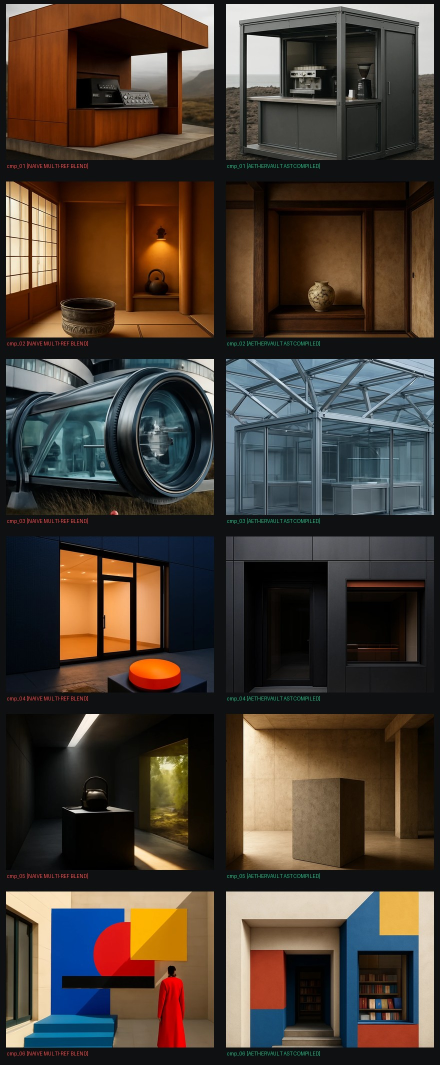
#> input picture data/ast_comparisons/comparison_sheet_6x2.jpg, 880 x 2130 px (shown at 1/2 size)
$ python -i visual_features_v2.py   (imports and definitions only)
#> lines starting #> are read from the running program, lines starting #| are printed output that depends on the picture; after the words box and inside, x2 and y2 are one past the last pixel; in counts of white or black regions, pixels touching at a corner belong together
"""Deterministic Pixel Visual Feature Extractor v2.1 (OKLab Color + 4x4 CV Composition).

Extracts fast, zero-LLM, human-verifiable visual descriptors for all 1,500 personal atlas
images and caches them into `data/pinterest_500/visual_features_1500.npz`:
- OKLab color descriptors: L_median, L_span (P90-P10), C_p90, high_chroma_ratio (C>0.10),
  a_mean, b_mean, chromatic circular hue vector (cos_h, sin_h, chromatic_ratio for C>0.04).
- 4x4 spatial composition descriptors: 16-dim normalized luminance grid, 16-dim Sobel edge
  density grid, global edge_density, 8-bin gradient orientation_entropy, negative_space_ratio,
  and log(aspect_ratio).
- 5-dim micro execution vector `z_raw`: [color_richness, color_warmth, luma_span,
  negative_space, texture_edge_complexity] used by the 7-parameter Hierarchical Bradley-Terry head.
"""

from __future__ import annotations

import json
import math
import time
from concurrent.futures import ThreadPoolExecutor
from pathlib import Path
from typing import Any

import numpy as np
from PIL import Image

REPO_ROOT = Path(__file__).resolve().parent.parent
DATA_DIR = REPO_ROOT / "data" / "pinterest_500"
WEB_PUBLIC_DIR = REPO_ROOT / "web" / "public"
WEB_PERSONAL_JSON = WEB_PUBLIC_DIR / "data" / "aethervault_personal_500.json"
VISUAL_FEAT_NPZ = DATA_DIR / "visual_features_1500.npz"


def _srgb_to_oklab(rgb01: np.ndarray) -> tuple[np.ndarray, np.ndarray, np.ndarray]:
    """Exact Björn Ottosson sRGB [0,1] -> OKLab (L, a, b)."""
    lin = np.where(
        rgb01 <= 0.04045,
        rgb01 / 12.92,
        np.power(np.clip((rgb01 + 0.055) / 1.055, 0.0, 1.0), 2.4),
    )
    r, g, b = lin[..., 0], lin[..., 1], lin[..., 2]
    l_ = 0.4122214708 * r + 0.5363325363 * g + 0.0514459929 * b
    m_ = 0.2119034982 * r + 0.6806995451 * g + 0.1073969566 * b
    s_ = 0.0883024619 * r + 0.2817188376 * g + 0.6299787005 * b

    l_c = np.cbrt(np.maximum(l_, 0.0))
    m_c = np.cbrt(np.maximum(m_, 0.0))
    s_c = np.cbrt(np.maximum(s_, 0.0))

    L = 0.2104542553 * l_c + 0.7936177850 * m_c - 0.0040720468 * s_c
    a = 1.9779984951 * l_c - 2.4285922050 * m_c + 0.4505937099 * s_c
    b_ok = 0.0259040371 * l_c + 0.7827717662 * m_c - 0.8086757660 * s_c
    return L, a, b_ok


def extract_one_image_features(img_path: Path) -> dict[str, Any]:
    """Extract deterministic OKLab + 4x4 composition features from a single image."""
    with Image.open(img_path) as im:
#> im is the input picture: PIL image 880x2130 RGB; mean R, G, B 72.5, 61.6, 52.1
        w, h = im.size
#> w = 880; h = 2130
        rgb_small = im.convert("RGB").resize((128, 128), Image.Resampling.BILINEAR)
    arr = np.asarray(rgb_small, dtype=np.float32) / 255.0
    L, a, b = _srgb_to_oklab(arr)
#> in _srgb_to_oklab, `a = 1.9779984951 * l_c - 2.4285922050 * m_c + 0.4505937099 * s_c`:
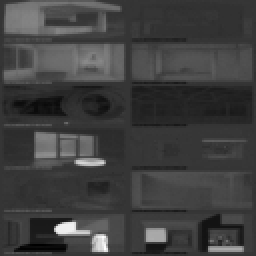
#> a: shape (128, 128) float32 (shown 2 times larger); min -0.0583, max 0.217, mean 0.0106; drawn with min black and max white
#> in _srgb_to_oklab, `b_ok = 0.0259040371 * l_c + 0.7827717662 * m_c - 0.8086757660 * s_c`:
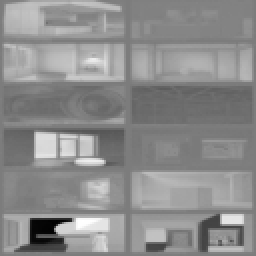
#> b_ok: shape (128, 128) float32 (shown 2 times larger); min -0.169, max 0.168, mean 0.017; drawn with min black and max white
    C = np.sqrt(a * a + b * b)
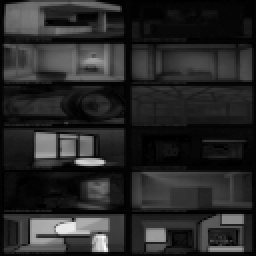
#> C: shape (128, 128) float32 (shown 2 times larger); min 0, max 0.248, mean 0.0392; drawn with min black and max white

    l_med = float(np.median(L))
#> l_med = 0.322
    l_p10 = float(np.percentile(L, 10))
#> l_p10 = 0.165
    l_p90 = float(np.percentile(L, 90))
#> l_p90 = 0.661
    l_span = l_p90 - l_p10
#> l_span = 0.496
    c_p90 = float(np.percentile(C, 90))
#> c_p90 = 0.0923
    c_med = float(np.median(C))
#> c_med = 0.0292
    high_chroma_ratio = float(np.mean(C > 0.10))
#> high_chroma_ratio = 0.0859
    a_mean = float(np.mean(a))
#> a_mean = 0.0106
    b_mean = float(np.mean(b))
#> b_mean = 0.017

    # Circular chromatic hue vector computed ONLY on chromatic pixels (C > 0.04)
    chroma_mask = C > 0.04
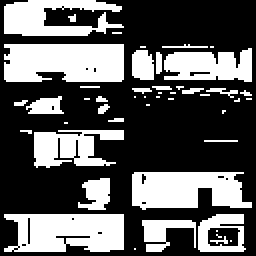
#> chroma_mask: shape (128, 128) bool (shown 2 times larger); 36.5% white; 48 white regions (33 under 20 px), largest, box (x1, y1, x2, y2) and area: (2, 22, 62, 41) 1064, (2, 107, 62, 126) 965, (66, 86, 126, 105) 897
    chromatic_ratio = float(np.mean(chroma_mask))
#> chromatic_ratio = 0.365
    if np.any(chroma_mask):
        weights = C[chroma_mask]
#> weights = 5981 values, max 0.248 at index 5867, min 0.04 at index 2648, mean 0.0792
        hues = np.arctan2(b[chroma_mask], a[chroma_mask])
#> hues = 5981 values, max 1.82 at index 3701, min -2.97 at index 2702, mean 0.568
        w_sum = float(np.sum(weights)) + 1e-8
#> w_sum = 473.4
        hue_cos = float(np.sum(weights * np.cos(hues)) / w_sum)
#> hue_cos = 0.398
        hue_sin = float(np.sum(weights * np.sin(hues)) / w_sum)
#> hue_sin = 0.557
    else:
        hue_cos, hue_sin = 0.0, 0.0

    # 4x4 luminance grid & Sobel edge density/orientation on L channel (128x128)
    gx = np.zeros_like(L)
    gy = np.zeros_like(L)
    gx[:, 1:-1] = (L[:, 2:] - L[:, :-2]) * 0.5
    gy[1:-1, :] = (L[2:, :] - L[:-2, :]) * 0.5
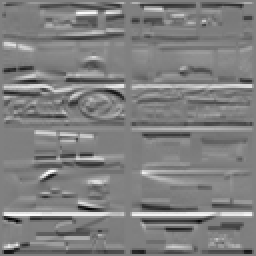
#> gy: shape (128, 128) float32 (shown 2 times larger); min -0.365, max 0.357, mean -0.00304; drawn with min black and max white
    mag = np.sqrt(gx * gx + gy * gy)
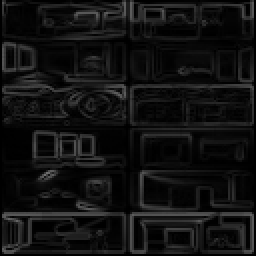
#> mag: shape (128, 128) float32 (shown 2 times larger); min 0, max 0.435, mean 0.0688

    edge_density = float(np.mean(mag))
#> edge_density = 0.0688
    # 8-bin gradient orientation entropy (in [0, 1]) over active edge pixels
    edge_mask = mag > max(0.02, float(np.percentile(mag, 65)))
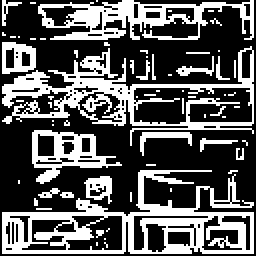
#> edge_mask: shape (128, 128) bool (shown 2 times larger); 35% white; 66 white regions (53 under 20 px), largest, box (x1, y1, x2, y2) and area: (1, 85, 127, 127) 1892, (1, 23, 127, 73) 1571, (19, 0, 127, 20) 957
    if np.any(edge_mask):
        ang = (np.arctan2(gy[edge_mask], gx[edge_mask]) + math.pi) % math.pi  # undirected [0, pi)
#> ang = 5735 values, max 3.14 at index 5099, min 0 at index 0, mean 1.54
        hist, _ = np.histogram(ang, bins=8, range=(0.0, math.pi), weights=mag[edge_mask])
#> hist = [128.7, 25.21, 39.23, 240.9, 235.1, 35.74, 26.02, 107.5]
        p = hist / (float(hist.sum()) + 1e-8)
#> p = [0.153, 0.0301, 0.0468, 0.287, 0.28, 0.0426, 0.031, 0.128]
        p_nz = p[p > 0]
#> p_nz has the same summary as p
        orient_entropy = float(-np.sum(p_nz * np.log(p_nz)) / math.log(8.0))
#> orient_entropy = 0.845
    else:
        orient_entropy = 0.0

    # 4x4 spatial blocks (each 32x32)
    L_blocks = L.reshape(4, 32, 4, 32).transpose(0, 2, 1, 3)  # (4, 4, 32, 32)
    M_blocks = mag.reshape(4, 32, 4, 32).transpose(0, 2, 1, 3)
    grid_luma = L_blocks.mean(axis=(2, 3)).reshape(16).astype(np.float32)
#> grid_luma = [0.377, 0.376, 0.386, 0.332, 0.368, 0.341, 0.396, 0.419, 0.289, 0.3, 0.319, 0.247, 0.366, 0.415, 0.5, 0.404]
    grid_edge = M_blocks.mean(axis=(2, 3)).reshape(16).astype(np.float32)
#> grid_edge = [0.0527, 0.0834, 0.065, 0.0523, 0.0812, 0.0869, 0.0596, 0.0684, 0.055, 0.0616, 0.0553, 0.0362, 0.0835, 0.0745, 0.0959, 0.0895]
    # Negative space ratio: fraction of 16 spatial tiles that are calm/low-edge
    neg_space_ratio = float(np.mean(grid_edge < 0.025))
#> neg_space_ratio = 0
    aspect_log = float(math.log(max(1.0, float(w)) / max(1.0, float(h))))
#> aspect_log = -0.884

    # Color vector (8-dim) for deterministic OKLab contrast calculation
    color_vec = np.asarray(
        [l_med, l_span, c_med, c_p90, high_chroma_ratio, chromatic_ratio, hue_cos, hue_sin],
        dtype=np.float32,
    )
#> color_vec = [0.322, 0.496, 0.0292, 0.0923, 0.0859, 0.365, 0.398, 0.557]
    # 5-dim micro execution vector (raw, to be centered within (domain, style) in BT)
    z_raw = np.asarray(
        [
            c_p90 + 0.5 * high_chroma_ratio,          # z0: color saturation / chromatic richness
            a_mean + 0.7 * b_mean,                    # z1: color warmth polarity
            l_span,                                   # z2: luminance dynamic range
            neg_space_ratio,                          # z3: composition negative space / breathing room
            edge_density + 0.25 * orient_entropy,     # z4: local texture & edge complexity
        ],
        dtype=np.float32,
    )
#> z_raw = [0.135, 0.0225, 0.496, 0, 0.28]
    return {
        "color_vec": color_vec,
        "grid_luma": grid_luma,
        "grid_edge": grid_edge,
        "comp_scalars": np.asarray([edge_density, orient_entropy, neg_space_ratio, aspect_log], dtype=np.float32),
        "z_raw": z_raw,
    }


def build_visual_features_cache(force: bool = False) -> dict[str, np.ndarray]:
    """Compute or load cached OKLab + 4x4 CV features for all assets in `aethervault_personal_500.json`."""
    bundle = json.loads(WEB_PERSONAL_JSON.read_text(encoding="utf-8"))
    assets: list[dict[str, Any]] = bundle["assets"]
    asset_ids = [a["asset_id"] for a in assets]

    if not force and VISUAL_FEAT_NPZ.is_file():
        data = np.load(VISUAL_FEAT_NPZ, allow_pickle=False)
        cached_ids = [str(x) for x in data["asset_ids"].tolist()]
        if cached_ids == asset_ids:
            return {k: data[k] for k in data.files}

    t0 = time.perf_counter()
    paths = [WEB_PUBLIC_DIR / a["image_url"].lstrip("/") for a in assets]
    with ThreadPoolExecutor(max_workers=12) as pool:
        results = list(pool.map(extract_one_image_features, paths))

    out = {
        "asset_ids": np.asarray(asset_ids),
        "color_vec": np.stack([r["color_vec"] for r in results], axis=0).astype(np.float32),
        "grid_luma": np.stack([r["grid_luma"] for r in results], axis=0).astype(np.float32),
        "grid_edge": np.stack([r["grid_edge"] for r in results], axis=0).astype(np.float32),
        "comp_scalars": np.stack([r["comp_scalars"] for r in results], axis=0).astype(np.float32),
        "z_raw": np.stack([r["z_raw"] for r in results], axis=0).astype(np.float32),
    }
    np.savez_compressed(VISUAL_FEAT_NPZ, **out)
    print(f"Extracted OKLab + 4x4 CV features for {len(asset_ids)} images in {time.perf_counter()-t0:.2f}s -> {VISUAL_FEAT_NPZ}")
    return out


# [10 lines not run here, left out]

>>> result = extract_one_image_features('../data/ast_comparisons/comparison_sheet_6x2.jpg')
#> result = 5 items
